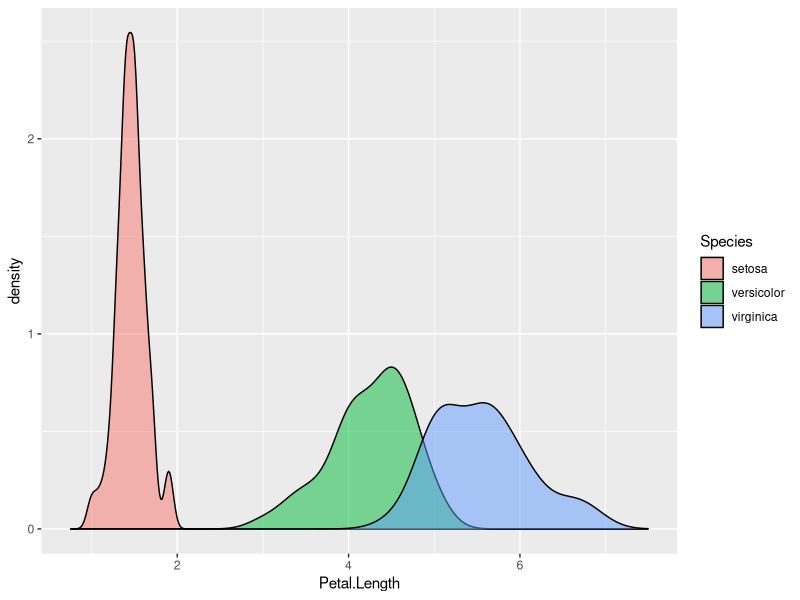

Here is the R script that generated this plot:
library(ggplot2)
gg2_petal <- ggplot(data = iris, aes( x = Petal.Length, fill = Species))
gg2_petal + geom_density(alpha = .5) + xlim(.75,7.5)